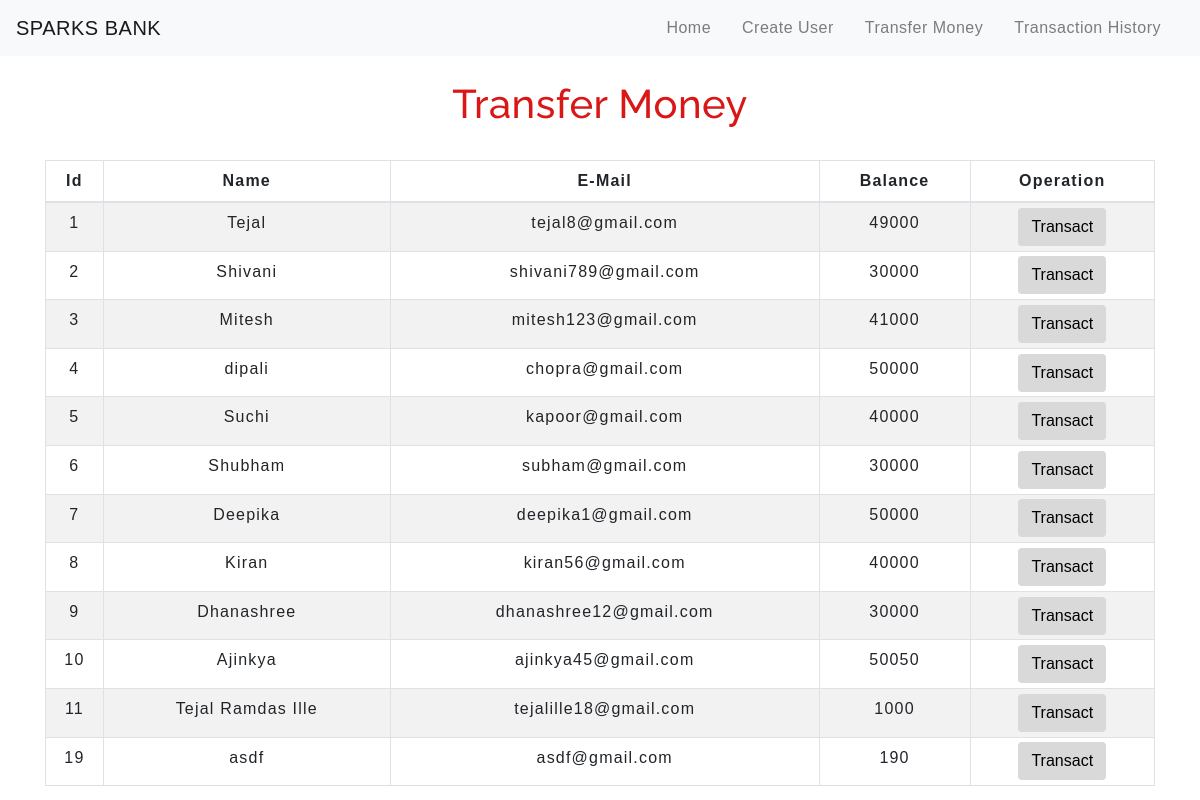
The app's page /transfermoney.php with its own data.
### tables this page shows
CREATE TABLE `users` (
  `id` int(3) NOT NULL,
  `name` text NOT NULL,
  `email` varchar(30) NOT NULL,
  `balance` int(8) NOT NULL
);

### transfermoney.php (the view, shortened to what this page needs)
<!DOCTYPE html>
<html lang="en">
<head>
    <link rel="stylesheet" href="https://maxcdn.bootstrapcdn.com/bootstrap/4.0.0/css/bootstrap.min.css">
    <link rel="stylesheet" type="text/css" href="table.css">
    <link rel="stylesheet" type="text/css" href="navbar.css">
</head>
<body>
<?php
    include 'config.php';
    $sql = "SELECT * FROM users";
    $result = mysqli_query($conn,$sql);
?>
<nav class="navbar navbar-expand-md navbar-light bg-light">
        <a class="navbar-brand" href="index.php">SPARKS BANK</a>
        <div class="collapse navbar-collapse" id="collapsibleNavbar">
              <ul class="navbar-nav ml-auto">
                <li class="nav-item">
                  <a class="nav-link" href="index.php">Home</a>
                </li>
                <li class="nav-item">
                  <a class="nav-link" href="createuser.php">Create User</a>
                </li>
                <li class="nav-item">
                  <a class="nav-link" href="transfermoney.php">Transfer Money</a>
                </li>
                <li class="nav-item">
                  <a class="nav-link" href="transactionhistory.php">Transaction History</a>
                </li>
            </div>
         </nav>
<div class="container">
        <h2 class="text-center pt-4">Transfer Money</h2>
        <br>
            <div class="row">
                <div class="col">
                    <div class="table-responsive-sm">
                    <table class="table table-hover table-sm table-striped table-condensed table-bordered">
                        <thead>
                            <tr>
                            <th scope="col" class="text-center py-2">Id</th>
                            <th scope="col" class="text-center py-2">Name</th>
                            <th scope="col" class="text-center py-2">E-Mail</th>
                            <th scope="col" class="text-center py-2">Balance</th>
                            <th scope="col" class="text-center py-2">Operation</th>
                            </tr>
                        </thead>
                        <tbody>
                <?php
                    while($rows=mysqli_fetch_assoc($result)){
                ?>
                    <tr>
                        <td class="py-2"><?php echo $rows['id'] ?></td>
                        <td class="py-2"><?php echo $rows['name']?></td>
                        <td class="py-2"><?php echo $rows['email']?></td>
                        <td class="py-2"><?php echo $rows['balance']?></td>
                        <td><a href="selecteduserdetail.php?id= <?php echo $rows['id'] ;?>"> <button type="button" class="btn">Transact</button></a></td>
                    </tr>
                <?php
                    }
                ?>
                        </tbody>
                    </table>
                    </div>
                </div>
            </div>
         </div>
</body>
</html>

### CSS/table.css (style rules this page uses)
* { padding: 0; margin: 0; box-sizing: border-box; font-family: sans-serif; }
h2 { font-size: 40px; }
table { letter-spacing: 1.2px; }
td { text-align: center; }
button { border:none; background: #d9d9d9; transition: 1s; }

### CSS/navbar.css (style rules this page uses)
.nav-link { margin-right: 15px; color:#304866; letter-spacing: 0.5px; transition: 0.5s; }
.navbar-brand { color: #ff0000; letter-spacing: 0.5px; }
h2 { color: hsl(0, 81%, 47%); letter-spacing: 0.5px; font-family: raleway; }

### transfermoney.php (style rules this page uses)
button { transition: 1.5s; }

### records on screen
users: id "1", name "Tejal", email "tejal8@gmail.com", balance "49000"
users: id "2", name "Shivani", email "shivani789@gmail.com", balance "30000"
users: id "3", name "Mitesh", email "mitesh123@gmail.com", balance "41000"
users: id "4", name "dipali", email "chopra@gmail.com", balance "50000"
users: id "5", name "Suchi", email "kapoor@gmail.com", balance "40000"
users: id "6", name "Shubham", email "subham@gmail.com", balance "30000"
users: id "7", name "Deepika", email "deepika1@gmail.com", balance "50000"
users: id "8", name "Kiran", email "kiran56@gmail.com", balance "40000"
users: id "9", name "Dhanashree", email "dhanashree12@gmail.com", balance "30000"
users: id "10", name "Ajinkya", email "ajinkya45@gmail.com", balance "50050"
users: id "11", name "Tejal Ramdas Ille", email "tejalille18@gmail.com", balance "1000"
users: id "19", name "asdf", email "asdf@gmail.com", balance "190"
